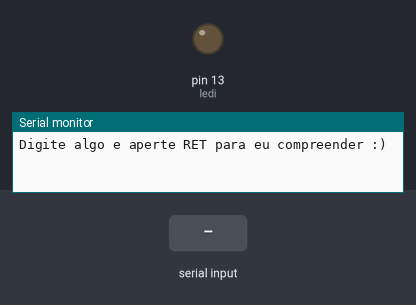
A sketch run on a simulated Arduino Uno, built with avr-gcc and run on an emulated ATmega328P. Shown: output pins drawn as LEDs (lit = HIGH), the last lines printed to the serial monitor. The test bench sets the inputs (shaded band).

Above: at 2.2 s.
2.3 s: "1\n" received over Serial
At 4.5 s:
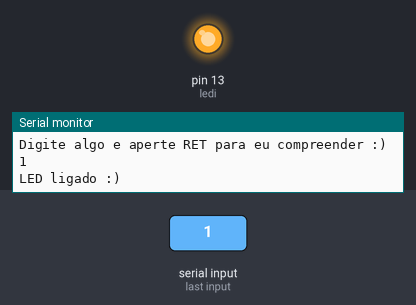
4.8 s: "0\n" received over Serial
At 6.5 s:
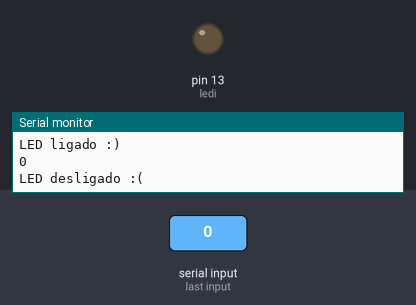
Timing chart, 0 to 8.0 s (numbered marks = the images above; inputs shaded):
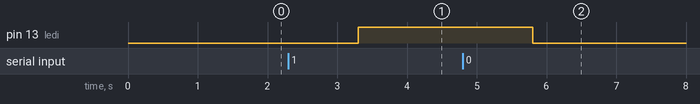

The sketch:

liga_e_desliga.ino
```cpp
const int ledi = 13;
bool led = false;
String mensagem = "";

void setup() {

  pinMode(ledi, OUTPUT);
  Serial.begin(9600);
  delay(1000);
  Serial.println("\nDigite algo e aperte RET para eu compreender :)");
}

void loop() {
  /*
  digitalWrite(ledi, HIGH);
  Serial.println("LED ligado :)");
  delay(50);

  digitalWrite(ledi, LOW);
  Serial.println("LED desligado :(");
  delay(3000);
  */

  if (Serial.available() > 0) {
    mensagem = Serial.readStringUntil("\n");
    Serial.println(mensagem);
    mensagem.trim();
    if (mensagem == "1") {
      led = true;
    } else if (mensagem == "0") {
      led = false;
    }

    if (led == true) {
      digitalWrite(ledi, HIGH);
      Serial.println("LED ligado :)");
      } else if (led == false) {
      digitalWrite(ledi, LOW);
      Serial.println("LED desligado :(");
    }
  }
}
```

Measured:
- after the input at 2.3 s, pin 13 (ledi): LOW → HIGH after 1.0 s
- after the input at 4.8 s, pin 13 (ledi): HIGH → LOW after 1.0 s
